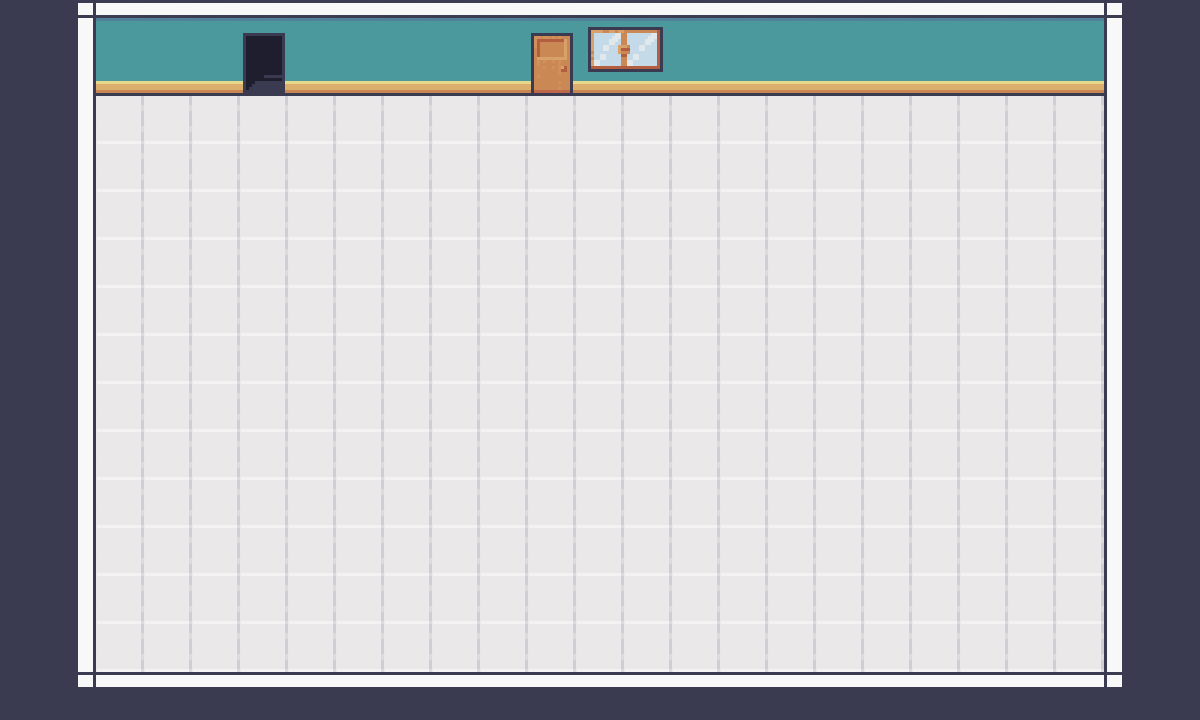

Below is a game level as drawn by its tile map, then a one-line description and the .tmx file that defines it, in full:
An orthogonal 25x15 tile map with 48x48 px tiles, 3 tile layers (Background, Walls_floor, Interior), 2 tilesets and 27 objects.

<map version="1.10" tiledversion="1.11.2" orientation="orthogonal" renderorder="right-down" width="25" height="15" tilewidth="48" tileheight="48" infinite="0" nextlayerid="7" nextobjectid="41">
 <tileset firstgid="1" source="../tsx/Room_Builder_free_48x48.tsx" />
 <tileset firstgid="392" source="../tsx/my_interior.tsx" />
 <layer id="1" name="Background" width="25" height="15">
  <data encoding="csv">
13,13,13,13,13,13,13,13,13,13,13,13,13,13,13,13,13,13,13,13,13,13,13,13,13,
13,13,13,13,13,13,13,13,13,13,13,13,13,13,13,13,13,13,13,13,13,13,13,13,13,
13,13,13,13,13,13,13,13,13,13,13,13,13,13,13,13,13,13,13,13,13,13,13,13,13,
13,13,13,13,13,13,13,13,13,13,13,13,13,13,13,13,13,13,13,13,13,13,13,13,13,
13,13,13,13,13,13,13,13,13,13,13,13,13,13,13,13,13,13,13,13,13,13,13,13,13,
13,13,13,13,13,13,13,13,13,13,13,13,13,13,13,13,13,13,13,13,13,13,13,13,13,
13,13,13,13,13,13,13,13,13,13,13,13,13,13,13,13,13,13,13,13,13,13,13,13,13,
13,13,13,13,13,13,13,13,13,13,13,13,13,13,13,13,13,13,13,13,13,13,13,13,13,
13,13,13,13,13,13,13,13,13,13,13,13,13,13,13,13,13,13,13,13,13,13,13,13,13,
13,13,13,13,13,13,13,13,13,13,13,13,13,13,13,13,13,13,13,13,13,13,13,13,13,
13,13,13,13,13,13,13,13,13,13,13,13,13,13,13,13,13,13,13,13,13,13,13,13,13,
13,13,13,13,13,13,13,13,13,13,13,13,13,13,13,13,13,13,13,13,13,13,13,13,13,
13,13,13,13,13,13,13,13,13,13,13,13,13,13,13,13,13,13,13,13,13,13,13,13,13,
13,13,13,13,13,13,13,13,13,13,13,13,13,13,13,13,13,13,13,13,13,13,13,13,13,
13,13,13,13,13,13,13,13,13,13,13,13,13,13,13,13,13,13,13,13,13,13,13,13,13
</data>
 </layer>
 <layer id="2" name="Walls_floor" width="25" height="15">
  <data encoding="csv">
0,29,398,398,398,398,398,398,398,398,398,398,398,398,398,398,398,398,398,398,398,398,398,31,0,
0,46,430,430,430,430,430,430,430,430,430,430,430,430,430,430,430,430,430,430,430,430,430,48,0,
0,46,446,446,446,446,446,446,446,446,446,446,446,446,446,446,446,446,446,446,446,446,446,48,0,
0,46,446,446,446,446,446,446,446,446,446,446,446,446,446,446,446,446,446,446,446,446,446,48,0,
0,46,446,446,446,446,446,446,446,446,446,446,446,446,446,446,446,446,446,446,446,446,446,48,0,
0,46,446,446,446,446,446,446,446,446,446,446,446,446,446,446,446,446,446,446,446,446,446,48,0,
0,46,446,446,446,446,446,446,446,446,446,446,446,446,446,446,446,446,446,446,446,446,446,48,0,
0,46,446,446,446,446,446,446,446,446,446,446,446,446,446,446,446,446,446,446,446,446,446,48,0,
0,46,446,446,446,446,446,446,446,446,446,446,446,446,446,446,446,446,446,446,446,446,446,48,0,
0,46,446,446,446,446,446,446,446,446,446,446,446,446,446,446,446,446,446,446,446,446,446,48,0,
0,46,446,446,446,446,446,446,446,446,446,446,446,446,446,446,446,446,446,446,446,446,446,48,0,
0,46,446,446,446,446,446,446,446,446,446,446,446,446,446,446,446,446,446,446,446,446,446,48,0,
0,46,446,446,446,446,446,446,446,446,446,446,446,446,446,446,446,446,446,446,446,446,446,48,0,
0,46,446,446,446,446,446,446,446,446,446,446,446,446,446,446,446,446,446,446,446,446,446,48,0,
0,63,64,64,64,64,64,64,64,64,64,64,64,64,64,64,64,64,64,64,64,64,64,65,0
</data>
 </layer>
 <layer id="3" name="Interior" width="25" height="15">
  <data encoding="csv">
0,0,0,0,0,528,0,0,0,0,0,527,603,604,0,0,0,0,0,0,0,0,0,0,0,
0,0,0,0,0,544,0,0,0,0,0,543,619,620,0,0,0,0,0,0,0,0,0,0,0,
0,0,0,0,0,0,0,0,0,0,0,0,0,0,0,0,0,0,0,0,0,0,0,0,0,
0,0,0,0,0,0,0,0,0,0,0,0,0,0,0,0,0,0,0,0,0,0,0,0,0,
0,0,0,0,0,0,0,0,0,0,0,0,0,0,0,0,0,0,0,0,0,0,0,0,0,
0,0,0,0,0,0,0,0,0,0,0,0,0,0,0,0,0,0,0,0,0,0,0,0,0,
0,0,0,0,0,0,0,0,0,0,0,0,0,0,0,0,0,0,0,0,0,0,0,0,0,
0,0,0,0,0,0,0,0,0,0,0,0,0,0,0,0,0,0,0,0,0,0,0,0,0,
0,0,0,0,0,0,0,0,0,0,0,0,0,0,0,0,0,0,0,0,0,0,0,0,0,
0,0,0,0,0,0,0,0,0,0,0,0,0,0,0,0,0,0,0,0,0,0,0,0,0,
0,0,0,0,0,0,0,0,0,0,0,0,0,0,0,0,0,0,0,0,0,0,0,0,0,
0,0,0,0,0,0,0,0,0,0,0,0,0,0,0,0,0,0,0,0,0,0,0,0,0,
0,0,0,0,0,0,0,0,0,0,0,0,0,0,0,0,0,0,0,0,0,0,0,0,0,
0,0,0,0,0,0,0,0,0,0,0,0,0,0,0,0,0,0,0,0,0,0,0,0,0,
0,0,0,0,0,0,0,0,0,0,0,0,0,0,0,0,0,0,0,0,0,0,0,0,0
</data>
 </layer>
 <objectgroup id="4" name="Cash">
  <object id="13" gid="441" x="528" y="192" width="48" height="48" />
  <object id="14" gid="441" x="576" y="192" width="48" height="48" />
  <object id="15" gid="443" x="624" y="144" width="48" height="48" />
  <object id="16" gid="459" x="624" y="192" width="48" height="48" />
  <object id="17" gid="442" x="672" y="192" width="48" height="48" />
  <object id="18" gid="426" x="672" y="144" width="48" height="48" />
  <object id="19" gid="395" x="672" y="96" width="48" height="48" />
  <object id="20" gid="458" x="672" y="240" width="48" height="48" />
  <object id="21" gid="457" x="624" y="240" width="48" height="48" />
  <object id="22" gid="457" x="576" y="240" width="48" height="48" />
  <object id="23" gid="457" x="528" y="240" width="48" height="48" />
  <object id="24" gid="411" x="480" y="192" width="48" height="48" />
  <object id="25" gid="427" x="480" y="240" width="48" height="48" />
 </objectgroup>
 <objectgroup id="5" name="Table">
  <object id="26" gid="552" x="240" y="288" width="48" height="48" />
  <object id="27" gid="553" x="288" y="288" width="48" height="48" />
  <object id="28" gid="554" x="336" y="288" width="48" height="48" />
  <object id="29" gid="555" x="384" y="288" width="48" height="48" />
  <object id="30" gid="568" x="240" y="336" width="48" height="48" />
  <object id="31" gid="569" x="288" y="336" width="48" height="48" />
  <object id="32" gid="570" x="336" y="336" width="48" height="48" />
  <object id="33" gid="571" x="384" y="336" width="48" height="48" />
  <object id="34" gid="584" x="240" y="384" width="48" height="48" />
  <object id="35" gid="585" x="288" y="384" width="48" height="48" />
  <object id="36" gid="586" x="336" y="384" width="48" height="48" />
  <object id="37" gid="587" x="384" y="384" width="48" height="48" />
 </objectgroup>
 <objectgroup id="6" name="Chair">
  <object id="38" gid="735" x="432" y="288" width="48" height="48" />
  <object id="39" gid="751" x="432" y="336" width="48" height="48" />
 </objectgroup>
</map>
